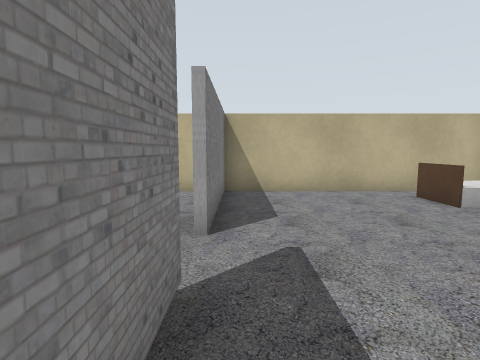
view 1 (above)

17 first-person views from a walk through a Gazebo world. The camera is 1.3 m above the floor, tilts 6° down and sees 80° across. The floor is counted in squares, 1 m on a side. Each view is taken from the middle of a square. On the plan, view 1 faces up. The plan holds only what a view shows up to about 13 squares ahead; the rest is blank. Simple shapes stand in for some stock models. Some surface patterns are stand-ins.

view 2
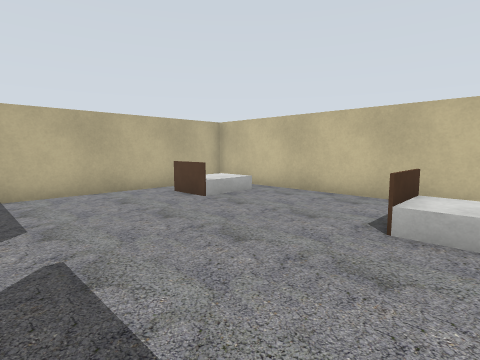

view 3
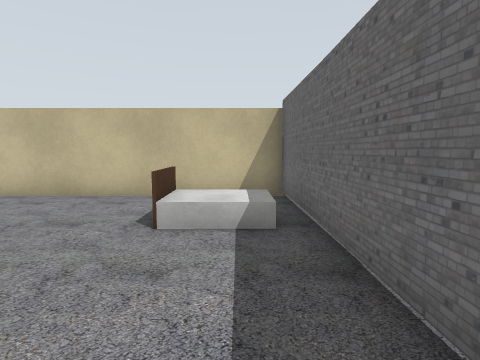

view 4
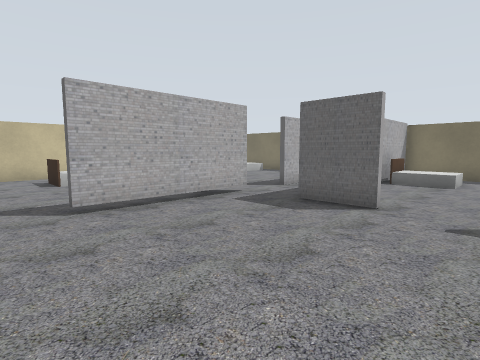

view 5
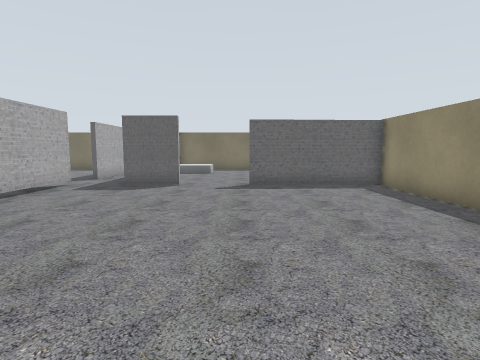

view 6
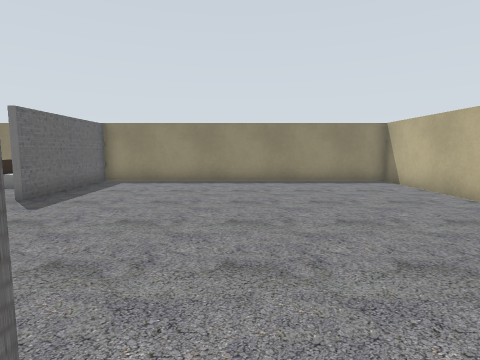

view 7
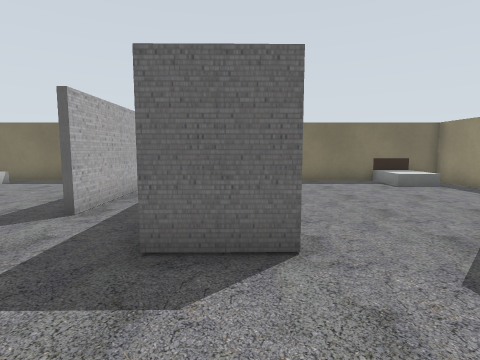

view 8
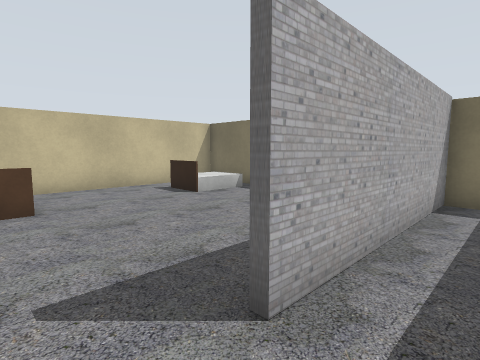

view 9
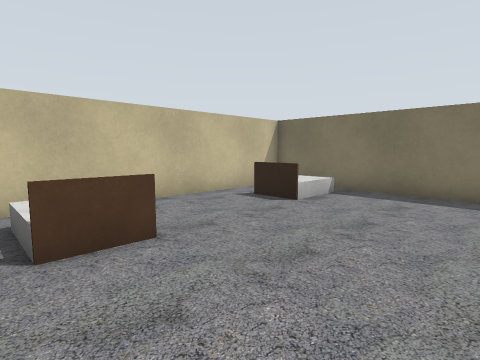

view 10
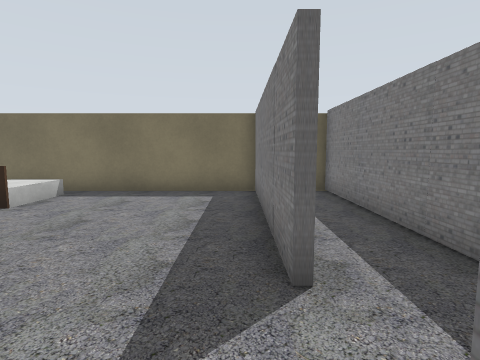

view 11
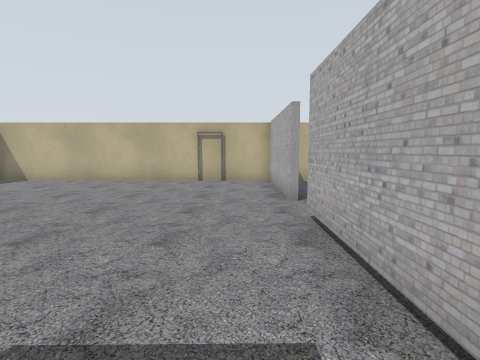

view 12
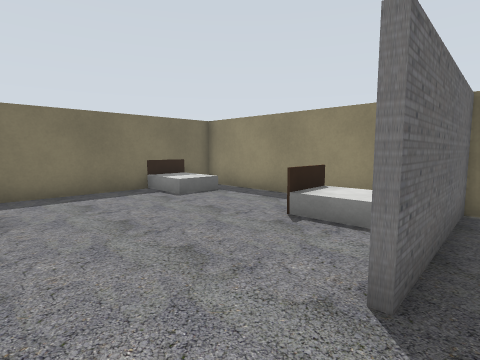

view 13
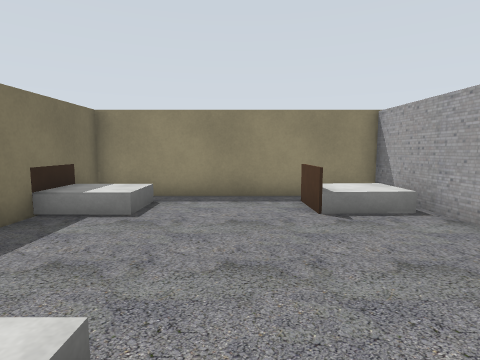

view 14
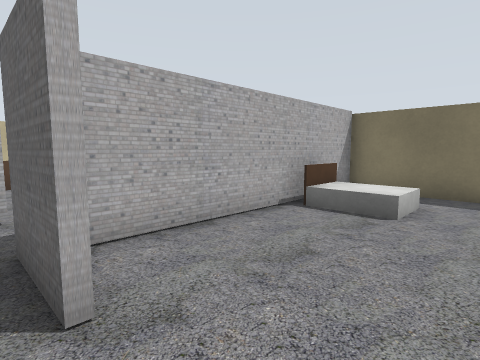

view 15
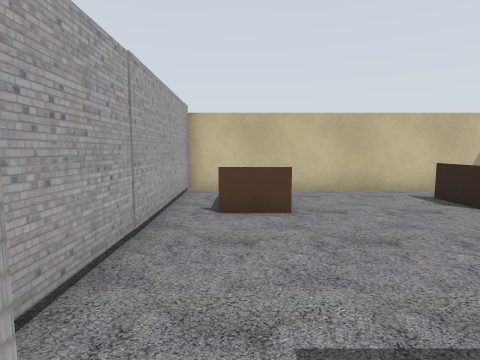

view 16
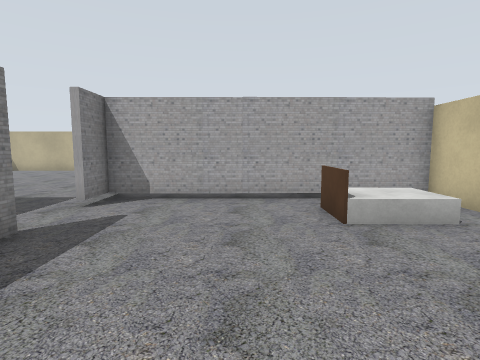

view 17
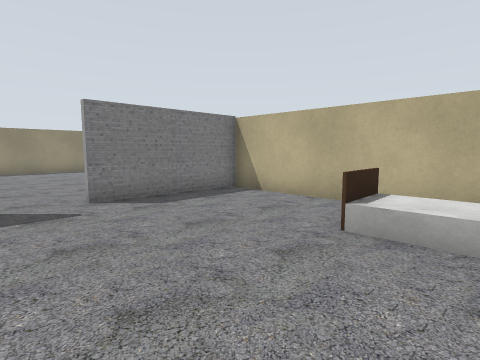

### Floor plan
Key: @ floor where view 1 was taken; # wall or solid block; . floor; B bed; T thing the floor can be seen under or through; L door leaf.
Columns run from 13 left of view 1 to 8 right of it. Each row starts with its distance up from view 1.
 10  ########L   ########
  9 #.........###......  #
  8 #...........#.....BBB#
  7 #...........#.....BBB#
  6 #...........#........#
  5 #...........#........#
  4 #....................#
  3 #....................#
  2 #...........T........#
  1 #...........T.....BB.#
  0 #...........T@....BB.#
 -1 #...........TT########
 -2 #........##.T........#
 -3 ######...##.......BBB#
 -4 #.BB......#.......BBB#
 -5 #.BB......#..#.......#
 -6 #.........#..#.......#
 -7 #.........#..#.......#
 -8 #.......BB#..#.......#
 -9 #.BB....BB#..#....BB.#
-10 #.BB......#..#....BB.#
-11 ###B##################

Where each view was taken, in squares from view 1:
view 1: 0 up, 0 right, facing up
view 2: 0 up, 0 right, facing up-right
view 3: 0 up, 0 right, facing right
view 4: 4 up, 7 left, facing down-right
view 5: 8 up, 7 left, facing down
view 6: 3 up, 0 right, facing left
view 7: 1 up, 4 left, facing down
view 8: 3 down, 2 left, facing down-right
view 9: 2 down, 1 right, facing down-right
view 10: 2 down, 0 right, facing down
view 11: 3 down, 2 left, facing up
view 12: 2 down, 5 left, facing down-left
view 13: 7 down, 4 left, facing left
view 14: 2 down, 7 left, facing down-right
view 15: 3 down, 1 left, facing right
view 16: 9 down, 3 right, facing up
view 17: 2 up, 7 right, facing up-left
